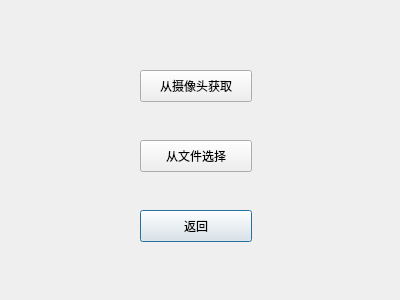
<?xml version="1.0" encoding="UTF-8"?>
<ui version="4.0">
 <class>SelectVideo</class>
 <widget class="QDialog" name="SelectVideo">
  <property name="geometry">
   <rect>
    <x>0</x>
    <y>0</y>
    <width>400</width>
    <height>300</height>
   </rect>
  </property>
  <property name="windowTitle">
   <string>选择视频来源</string>
  </property>
  <widget class="QPushButton" name="select_camera">
   <property name="geometry">
    <rect>
     <x>140</x>
     <y>70</y>
     <width>112</width>
     <height>32</height>
    </rect>
   </property>
   <property name="text">
    <string>从摄像头获取</string>
   </property>
   <property name="autoDefault">
    <bool>true</bool>
   </property>
   <property name="default">
    <bool>false</bool>
   </property>
  </widget>
  <widget class="QPushButton" name="select_file">
   <property name="geometry">
    <rect>
     <x>140</x>
     <y>140</y>
     <width>112</width>
     <height>32</height>
    </rect>
   </property>
   <property name="text">
    <string>从文件选择</string>
   </property>
   <property name="autoDefault">
    <bool>true</bool>
   </property>
   <property name="default">
    <bool>false</bool>
   </property>
  </widget>
  <widget class="QPushButton" name="cancel">
   <property name="geometry">
    <rect>
     <x>140</x>
     <y>210</y>
     <width>112</width>
     <height>32</height>
    </rect>
   </property>
   <property name="text">
    <string>返回</string>
   </property>
   <property name="default">
    <bool>true</bool>
   </property>
  </widget>
 </widget>
 <resources/>
 <connections/>
</ui>
